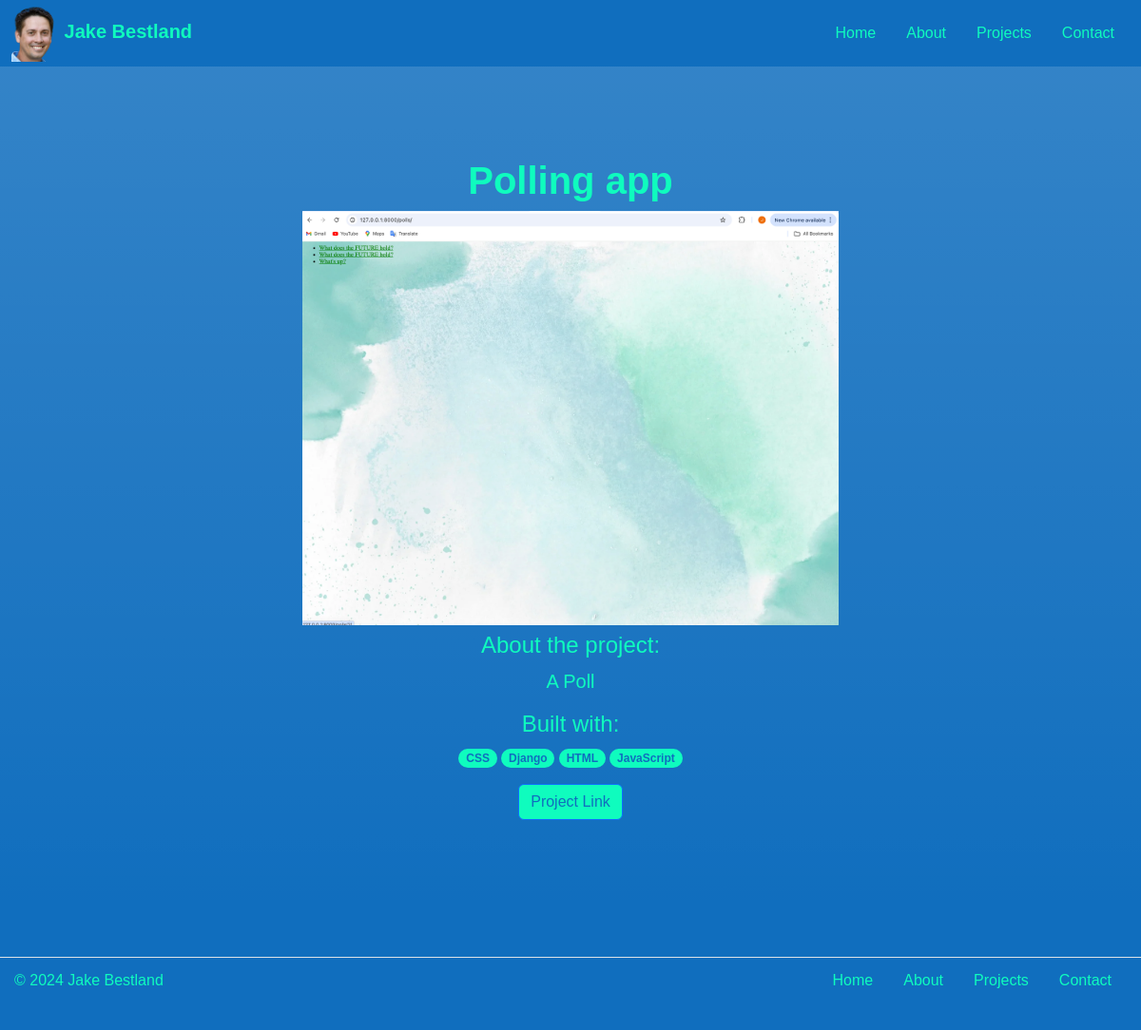
The app's page /projects/polling-app with its own data.
### projects/models.py (models this page shows, shortened)
class Project(models.Model):
    title = models.CharField(max_length=100)
    description = models.TextField()
    skill = models.ManyToManyField(Skill, help_text="Select a skill used for this project.")
    slug = models.SlugField(unique=True, null=True, blank=True)
    preview_image = models.ImageField(upload_to='images/previews/', null=True, blank=True)
    animated_gif = models.ImageField(upload_to='images/gifs/', null=True, blank=True)
    link = models.URLField(null=True, blank=True)
    highlight = models.BooleanField(default=False)
    def display_skill(self):
        """Create a string for the Skill.  This is required to display the skill in Admin."""
        return ', '.join(skill.name for skill in self.skill.all())
    def skills_as_list(self):
        return (skill.name for skill in self.skill.all())
    display_skill.short_description = 'Skill'

class Skill(models.Model):
    name = models.CharField(max_length=100, unique=True)
    class Meta:
        ordering = ['name']
        constraints = [
            UniqueConstraint(
                Lower('name'),
                name='skill_name_case_insensitive_unique',
                violation_error_message= "Skill already exists (case insensitive match)"
            ),
        ]

### projects/views.py (the view)
# urls.py: path('projects/<slug:slug>', views.detail, name='project_detail'),
def detail(request, slug):
    project = Project.objects.get(slug=slug)
    return render(request, 'projects/detail.html', {'project': project})

### projects/templates/projects/detail.html (shortened to what this page needs)
{% extends "base.html" %}
{% load static %}
{% block content %}
    <div class="px-4 py-5 text-center bg-gradient">
        <div class="row py-lg-5">
          <div class="col-lg-6 col-md-8 mx-auto">
            <h1 class="fw-normal"><strong>{{ project.title }}</strong></h1>
            <div class="gif-container d-inline-block">
              <img src="{{ project.preview_image.url }}" class="img-fluid preview" alt="Static Preview" width="100%" height="75%">
            </div>
            <h4>About the project:</h4>
            <p class="lead">{{ project.description }}</p>
            <h4>Built with:</h4>
            <p>
                {% for skill in project.skills_as_list %}
                <span class="badge rounded-pill" style="background-color: #0FFCBE; color: #106EBE;">{{ skill }}</span>
                {% endfor %}
            </p>
            <a href="{{ project.link }}" class="btn btn-primary" style="background-color: #0FFCBE; color: #106EBE;">Project Link</a>
          </div>
        </div>
      </div>
{% endblock %}

### projects/static/projects/homepage.css (style rules this page uses)
body { background-color: #106EBE; color: #0FFCBE; font-family: "Gill Sans", sans-serif; }
.gif-container img.preview { display: block; }
a { color: #0FFCBE; }

### records on screen
Project: title "Polling app", preview_image (picture), description "A Poll"
Skill: skills_as_list "CSS"
Skill: skills_as_list "Django"
Skill: skills_as_list "HTML"
Skill: skills_as_list "JavaScript"
